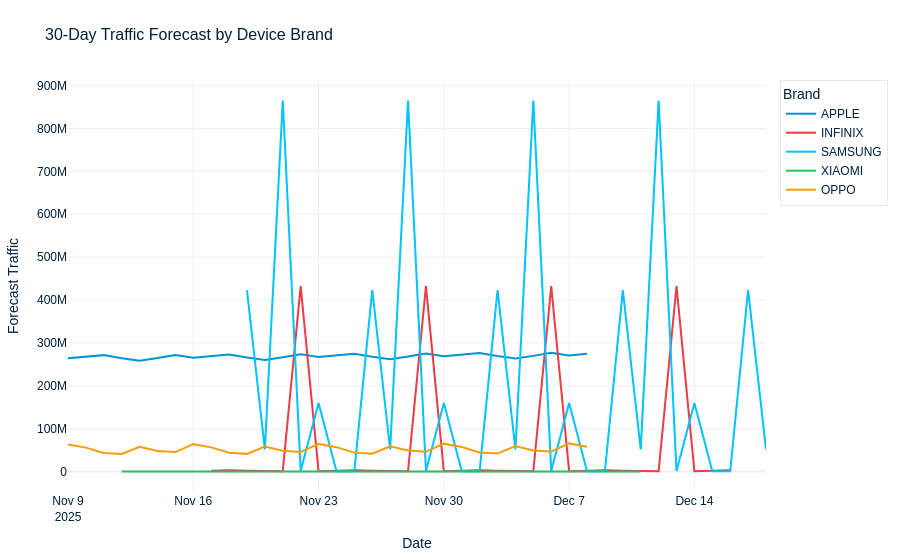

Notebook code cell kept with this figure:
### Code cell
from IPython.display import display

if brand_daily is not None and len(brand_forecasts_list) > 0:
    all_fc_brands = pd.concat(brand_forecasts_list, ignore_index=True)
    fig = px.line(all_fc_brands, x='ds', y='forecast', color='brand',
                  title='30-Day Traffic Forecast by Device Brand',
                  labels={'ds': 'Date', 'forecast': 'Forecast Traffic',
                          'brand': 'Brand'},
                  color_discrete_sequence=PALETTE)
    fig.update_layout(**PLOTLY_LAYOUT)
    fig.write_html(str(FIG_DIR / 'figE1_brand_forecast.html'))
    display(fig)

    bs_df = pd.DataFrame(brand_scores).sort_values('mae')
    print('\nBrand Forecast Scores:')
    print(bs_df.to_string(index=False))

    fig2, ax = plt.subplots(figsize=(12, 4))
    colors_b = [HW['red'] if row.mae == bs_df['mae'].min() else HW['blue']
                for row in bs_df.itertuples()]
    ax.bar(bs_df['brand'], bs_df['mae'], color=colors_b, alpha=0.88)
    ax.set_title('Best-Model MAE by Brand', pad=12)
    ax.set_ylabel('MAE (traffic units)')
    for i, row in enumerate(bs_df.itertuples()):
        ax.text(i, row.mae + bs_df['mae'].max() * 0.01, f'{row.mae:,.1f}',
                ha='center', fontsize=8.5, color=HW['navy'], fontweight='bold')
    add_watermark(fig2)
    save_fig('figE2_brand_mae_comparison')
    plt.show()
